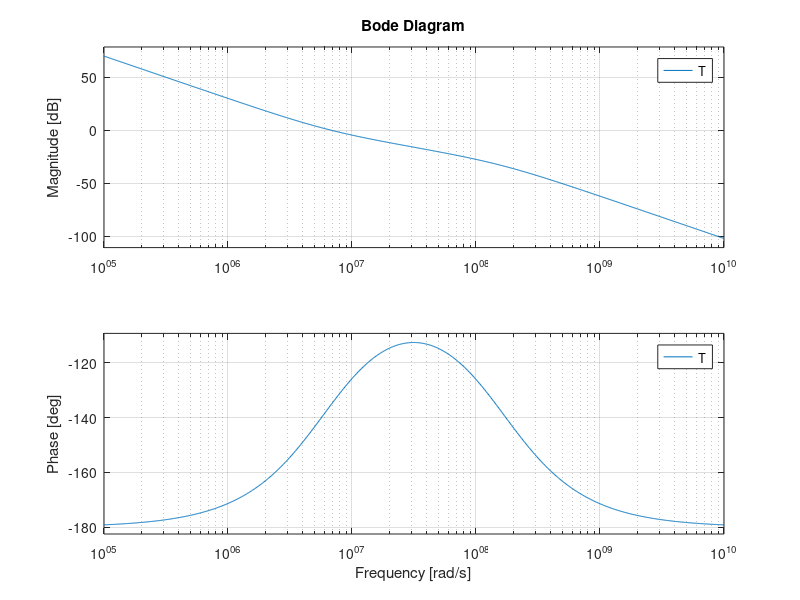
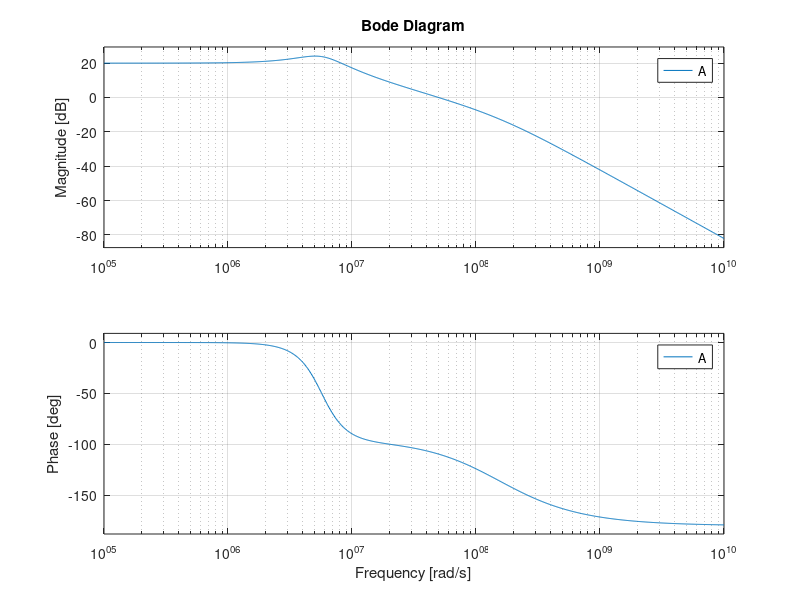

Source code (MATLAB) for these figures, in order:
fref = 100e6;
f0 = 5e9;   %Currently unused
fbw = 5e6;   %Arbitrary
S1MHz = -120;   %Arbitrary
N = 10;

KVCO_SS = 8.484e9;    
KVCO_NN = 11.403e9;
KVCO_FF = 16.289e9;   

b = 25;

zero1 = fbw / sqrt(b);
zero2 = fbw * sqrt(b);

PM = atand((sqrt(b)-1/sqrt(b))/2); 
IcpR = (b/(b-1))*(2*pi*N*fbw/KVCO_NN);
RC2 = sqrt(b)/(2*pi*fbw);

%% Calculate Capacitances + Resistance + Icp based on max area
Cmax = 20e-12;
C2 = Cmax*(b-1)/b;
C1 = C2/(b-1);
R = RC2/C2;
Icp = IcpR / R;

%% Verify Noise Contributions

%% Open Loop Response
Tau2 = RC2;
Taup = Tau2/b;
K = ((b-1)/b)*IcpR*KVCO_NN/(2*pi*N);

n = [K*Tau2, K];
d = [Tau2*Taup, Tau2, 0, 0];
T = tf(n,d);
figure(1);
bode(T);

%% Closed Loop Response
n = [N*Tau2, N];
d = [(Tau2*Taup/K), (Tau2/K), (Tau2), 1];
A = tf(n,d);
figure(2);
bode(A);
%freqs(n,d,w);